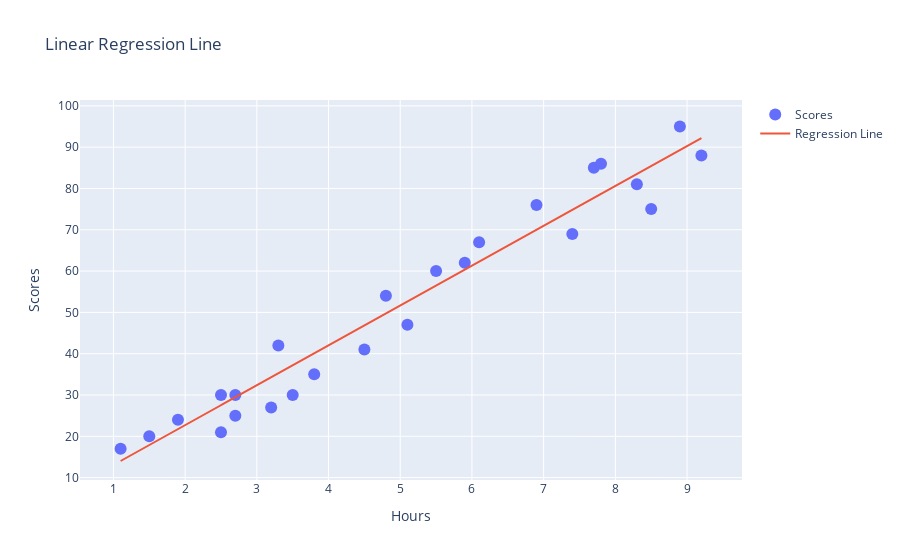

The cell this chart's notebook holds for it:
### Code cell
#Linear Regression Equation
Regression_eq=model.intercept_+model.coef_*X

#Obtaining Regression Line
trace1=go.Scatter(x=X.Hours,
                  y=Y,
                  mode='markers',
                  marker=dict(size=12),
                  name='Scores')


trace2=go.Scatter(x=X.Hours,
                  y=Regression_eq.Hours,
                  mode='lines',
                  name='Regression Line')

data=[trace1, trace2]

layout={'title':'Linear Regression Line',
       'xaxis':{'title':'Hours', 'zeroline':False},
       'yaxis':{'title':'Scores', 'zeroline':False}}

iplot({'data':data, 'layout':layout})

### Figure 1 — Plotly figure (JSON) as saved in the notebook; plotly's stock layout.template omitted (floating-point values rounded to 4 significant figures)
{"data": [{"marker": {"size": 12}, "mode": "markers", "name": "Scores", "type": "scatter", "x": [2.5, 5.1, 3.2, 8.5, 3.5, 1.5, 9.2, 5.5, 8.3, 2.7, 7.7, 5.9, 4.5, 3.3, 1.1, 8.9, 2.5, 1.9, 6.1, 7.4, 2.7, 4.8, 3.8, 6.9, 7.8], "y": [21, 47, 27, 75, 30, 20, 88, 60, 81, 25, 85, 62, 41, 42, 17, 95, 30, 24, 67, 69, 30, 54, 35, 76, 86]}, {"mode": "lines", "name": "Regression Line", "type": "scatter", "x": [2.5, 5.1, 3.2, 8.5, 3.5, 1.5, 9.2, 5.5, 8.3, 2.7, 7.7, 5.9, 4.5, 3.3, 1.1, 8.9, 2.5, 1.9, 6.1, 7.4, 2.7, 4.8, 3.8, 6.9, 7.8], "y": [27.53, 52.62, 34.29, 85.43, 37.18, 17.88, 92.19, 56.48, 83.5, 29.46, 77.71, 60.34, 46.83, 35.25, 14.02, 89.29, 27.53, 21.74, 62.27, 74.82, 29.46, 49.73, 40.08, 69.99, 78.68]}], "layout": {"autosize": true, "title": {"text": "Linear Regression Line"}, "xaxis": {"autorange": true, "range": [0.5767, 9.723], "title": {"text": "Hours"}, "type": "linear", "zeroline": false}, "yaxis": {"autorange": true, "range": [9.378, 102.2], "title": {"text": "Scores"}, "type": "linear", "zeroline": false}}}
